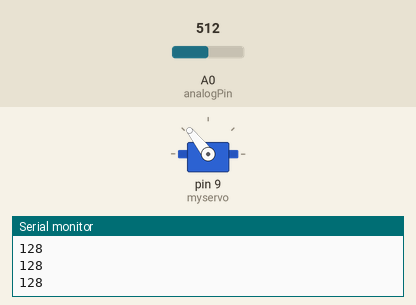
A sketch run on a simulated Arduino Uno, built with avr-gcc and run on an emulated ATmega328P. Parts: servo, the last lines printed to the serial monitor. Inputs (shaded band) come from the test bench; at power-on: A0 (analogPin) = 512.

Above: at 1.2 s.
1.3 s: A0 (analogPin) set to 716
At 2.1 s:
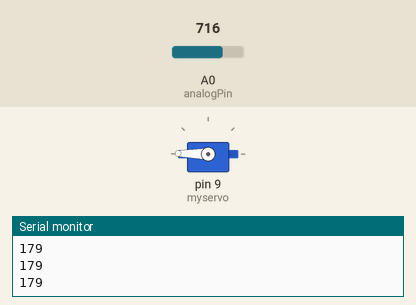
2.8 s: A0 (analogPin) set to 900
At 3.5 s:
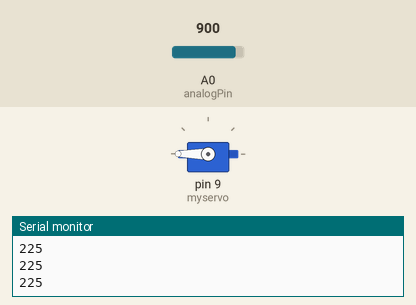
4.3 s: A0 (analogPin) set to 306
At 4.8 s:
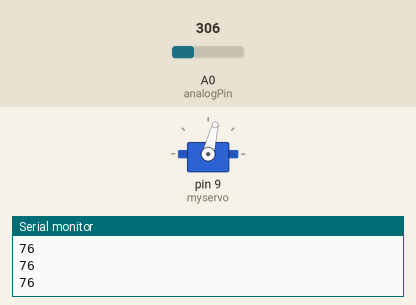
5.8 s: A0 (analogPin) set to 122
At 6.1 s:
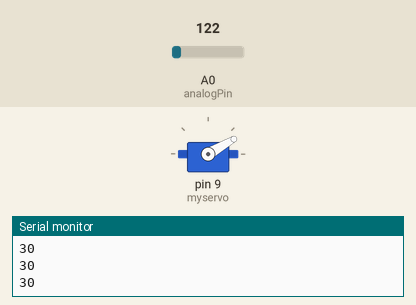
7.3 s: A0 (analogPin) set to 0
At 8.5 s:
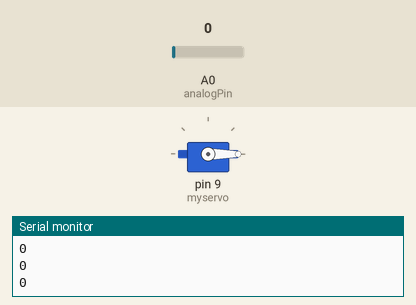
8.8 s: A0 (analogPin) set to 1023
At 9.9 s:
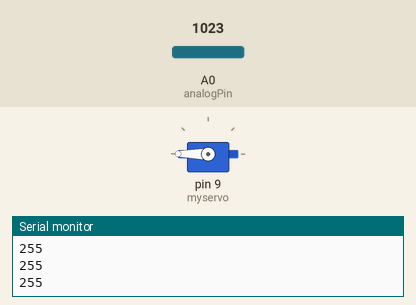
Timing chart, 0 to 11.3 s (numbered marks = the images above; inputs shaded):
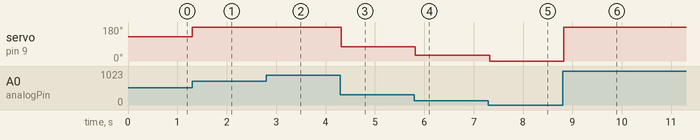

Measured:
- after the input at 1.3 s, servo on pin 9 (myservo): 128° → 179° at once
- after the input at 2.8 s, servo on pin 9 (myservo): 179° → 180° at once
- after the input at 4.3 s, servo on pin 9 (myservo): 180° → 76° at once
- after the input at 5.8 s, servo on pin 9 (myservo): 76° → 30° at once
- after the input at 7.3 s, servo on pin 9 (myservo): 30° → 0° at once
- after the input at 8.8 s, servo on pin 9 (myservo): 0° → 180° at once

The sketch:

sketch_febsarvo_control.ino
```cpp
#include <Servo.h>

Servo myservo;
#define n 3
int analogPin=0;
int val=0;
int deg=0;
void setup() {
  // put your setup code here, to run once:
    Serial.begin(9600);
}

void loop() {
  // put your main code here, to run repeatedly:
    myservo.attach(9);
    val = analogRead(analogPin);
    // 得たアナログ値を1/4して、0〜1023の値を0〜255に変換
    deg=val/4;
    Serial.println(deg);
    myservo.write(deg);
    delay(100);
}
```
